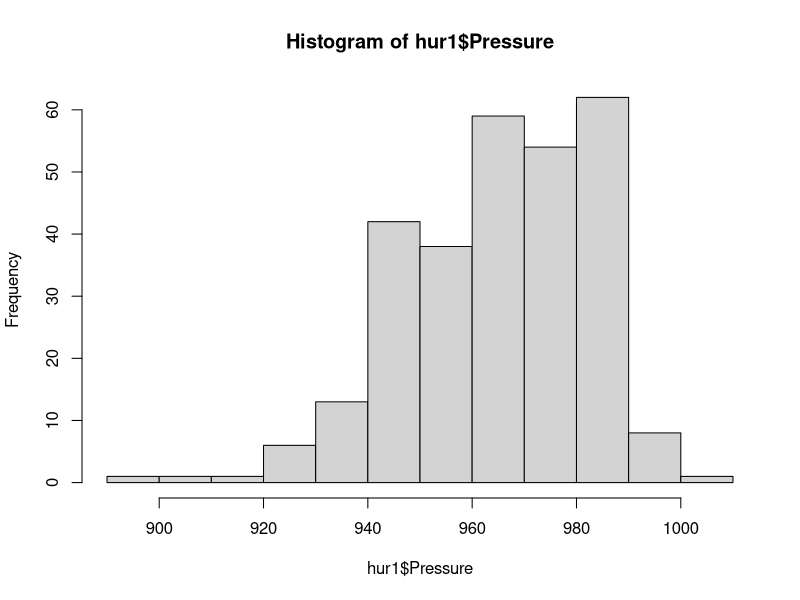
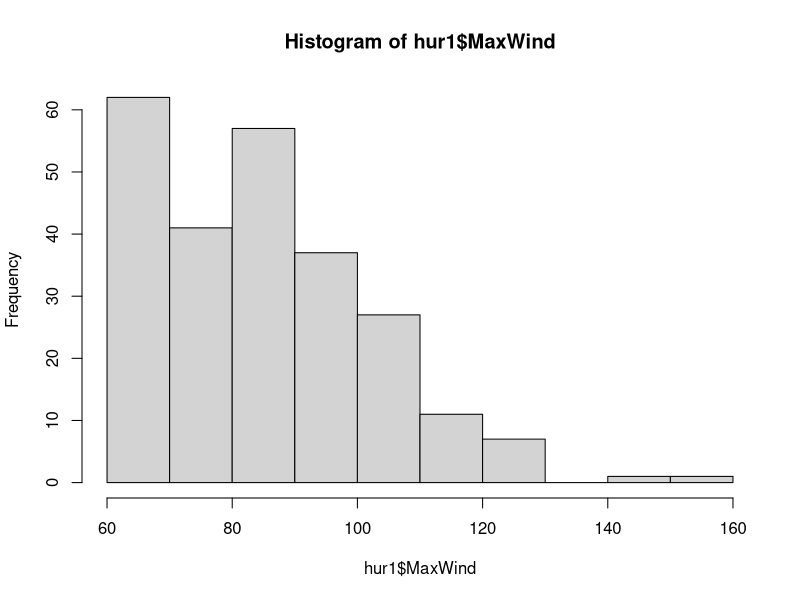
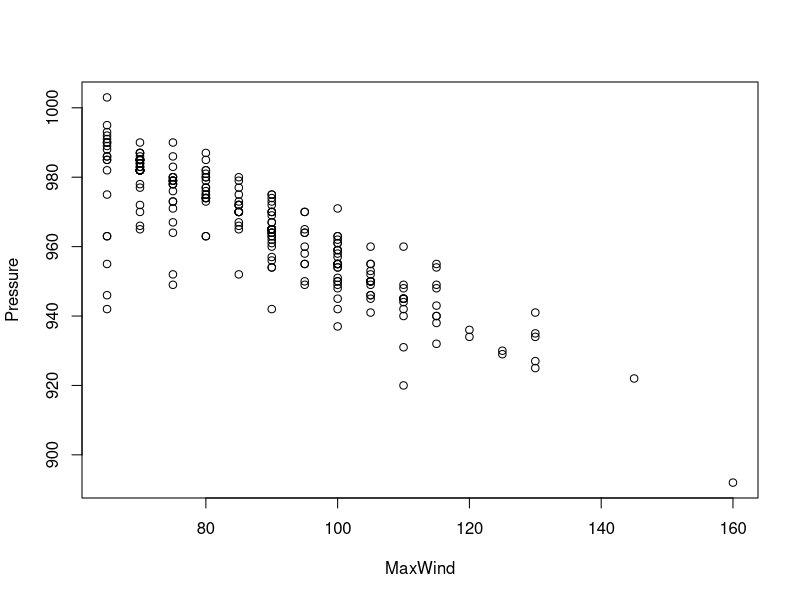
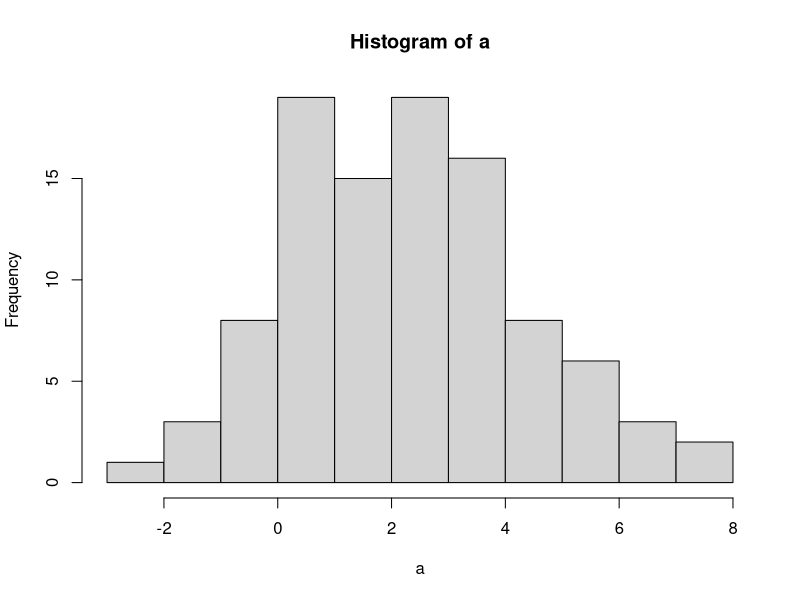
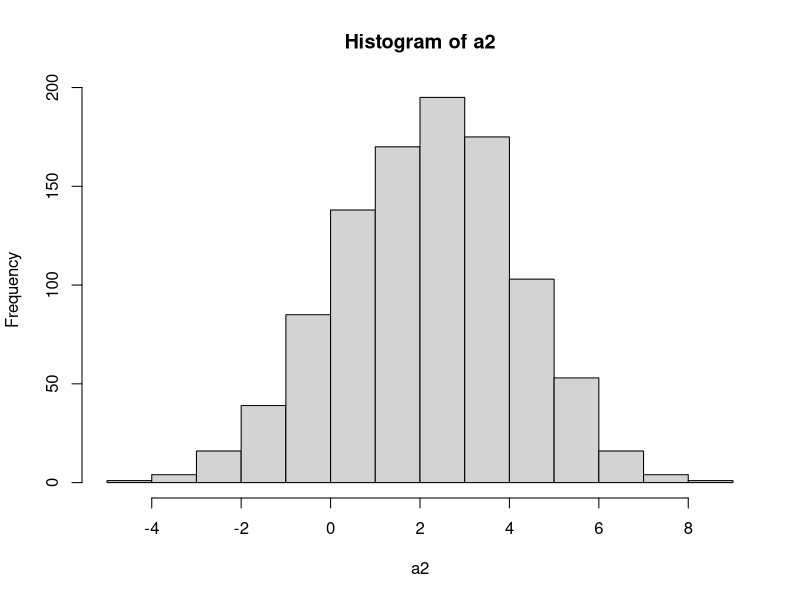
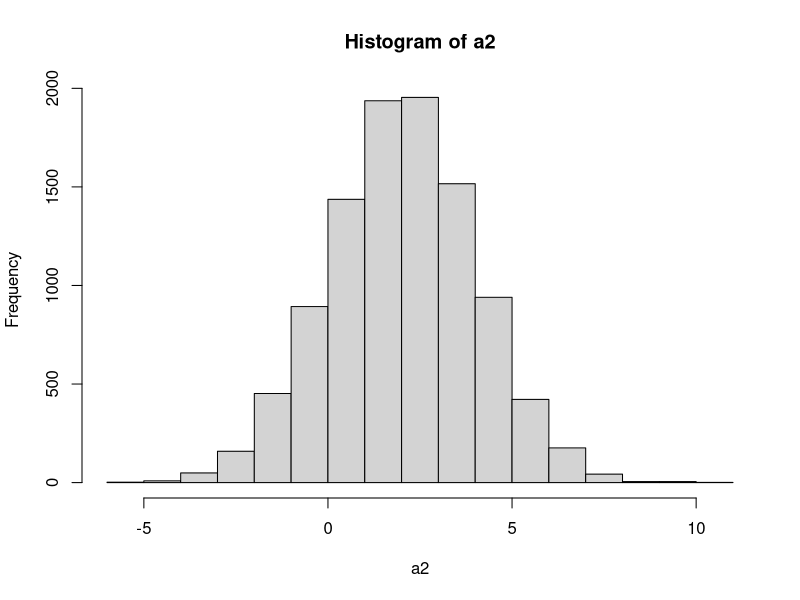

Reproduce these figures in R, in order.
## ---- chunk 1
setwd('/Users/zhuozhihuang/Desktop')  # set the director/folder you want to work in. 
hur = read.csv('hurricanes.csv')
hur1 = hur[, 1:5] # we only want the first 5 columns
## ---- chunk 2
head(hur1)  # view the first few lines of data
names(hur1) # the name of the variables (column headers)
dim(hur1) # how many rows, how many columns
summary(hur1)
## ---- chunk 3
hist(hur1$Pressure)
hist(hur1$MaxWind)
## ---- chunk 4
plot(Pressure~MaxWind, data = hur1)
## ---- chunk 5
write.csv(hur1, 'hurricanes_partial.csv')
## ---- chunk 6
a = rnorm(n = 100, mean = 2, sd = 2)
hist(a)
## ---- chunk 7
a2 = rnorm(n = 1000, mean = 2, sd = 2)
hist(a2)
## ---- chunk 8
a2 = rnorm(n = 10000, mean = 2, sd = 2)
hist(a2)
